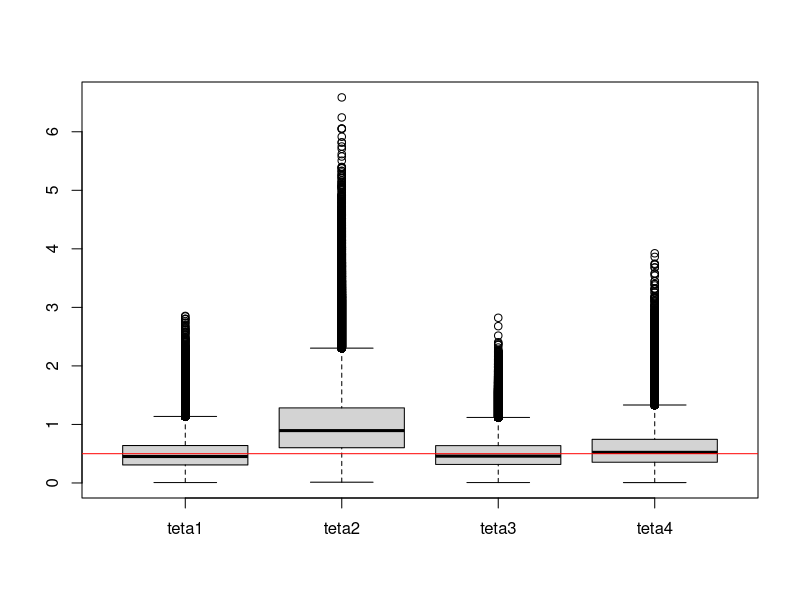
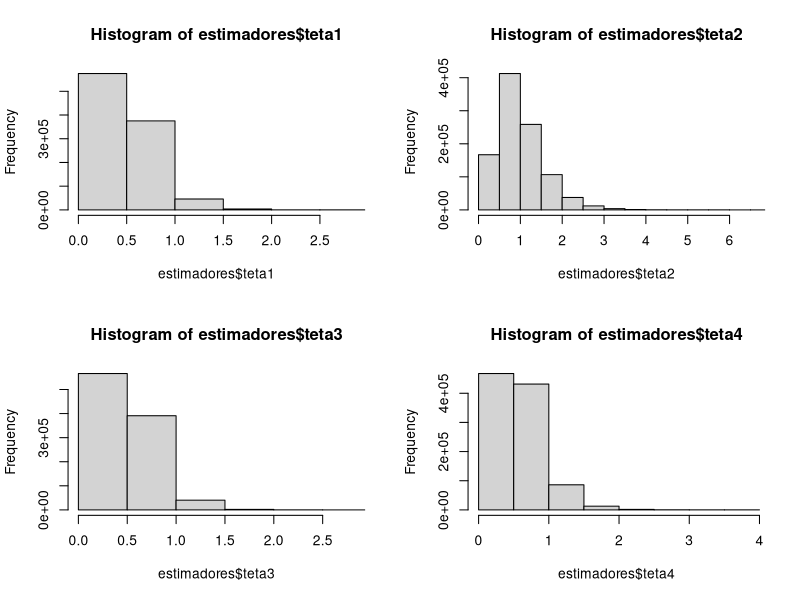

Source code (R) for these figures, in order:

n=1000000


x1=rexp(n, 2)# el dos es lamda de la distribución exponencial - el promedio es 1/lambda
x2=rexp(n, 2)
x3=rexp(n, 2)
x4=rexp(n, 2)


datos=data.frame(
  x1,
  x2,
  x3,
  x4
)


dmin=apply(datos, 1, min)
dmax=apply(datos, 1, max)


estimadores=data.frame(
teta1= (x1 + x2)/6 + (x3+x4)/3,
teta2= (x1 + 2*x2 + 3* x3 +4*x4)/5,
teta3=(x1 +x2 +x3+x4)/4,
teta4= (dmin + dmax)/2)


summary(estimadores)

boxplot(estimadores)
abline(h=0.5, col="red")

par(mfrow=c(2,2))
hist(estimadores$teta1, breaks=10, xlim = range(estimadores$teta1))
hist(estimadores$teta2, breaks=10, xlim = range(estimadores$teta2))
hist(estimadores$teta3, breaks=10, xlim = range(estimadores$teta3))
hist(estimadores$teta4, breaks=10, xlim = range(estimadores$teta4))
